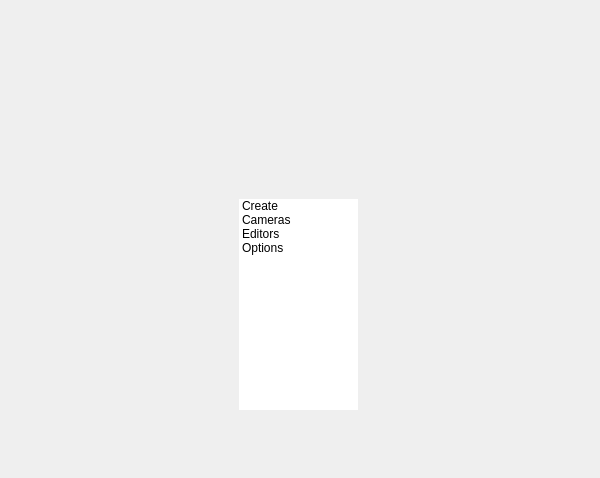
<?xml version="1.0" encoding="UTF-8"?>
<ui version="4.0">
 <class>QtUi</class>
 <widget class="QMainWindow" name="QtUi">
  <property name="enabled">
   <bool>true</bool>
  </property>
  <property name="geometry">
   <rect>
    <x>0</x>
    <y>0</y>
    <width>600</width>
    <height>478</height>
   </rect>
  </property>
  <property name="sizePolicy">
   <sizepolicy hsizetype="Ignored" vsizetype="Ignored">
    <horstretch>0</horstretch>
    <verstretch>0</verstretch>
   </sizepolicy>
  </property>
  <property name="minimumSize">
   <size>
    <width>0</width>
    <height>0</height>
   </size>
  </property>
  <property name="maximumSize">
   <size>
    <width>16777215</width>
    <height>16777215</height>
   </size>
  </property>
  <property name="cursor">
   <cursorShape>ArrowCursor</cursorShape>
  </property>
  <property name="windowTitle">
   <string>Toolkit</string>
  </property>
  <property name="whatsThis">
   <string>cameras_lower</string>
  </property>
  <property name="tabShape">
   <enum>QTabWidget::Triangular</enum>
  </property>
  <property name="dockNestingEnabled">
   <bool>true</bool>
  </property>
  <property name="dockOptions">
   <set>QMainWindow::AllowNestedDocks|QMainWindow::AllowTabbedDocks|QMainWindow::AnimatedDocks|QMainWindow::ForceTabbedDocks</set>
  </property>
  <widget class="QWidget" name="mainWindow">
   <property name="sizePolicy">
    <sizepolicy hsizetype="Ignored" vsizetype="Ignored">
     <horstretch>0</horstretch>
     <verstretch>0</verstretch>
    </sizepolicy>
   </property>
   <layout class="QGridLayout" name="gridLayout">
    <item row="0" column="0">
     <widget class="QWidget" name="staticWindow" native="true">
      <widget class="TreeWidgetExpandableList" name="tree000">
       <property name="geometry">
        <rect>
         <x>230</x>
         <y>190</y>
         <width>119</width>
         <height>211</height>
        </rect>
       </property>
       <property name="layoutDirection">
        <enum>Qt::LeftToRight</enum>
       </property>
       <property name="frameShape">
        <enum>QFrame::NoFrame</enum>
       </property>
       <property name="frameShadow">
        <enum>QFrame::Plain</enum>
       </property>
       <property name="verticalScrollBarPolicy">
        <enum>Qt::ScrollBarAlwaysOff</enum>
       </property>
       <property name="horizontalScrollBarPolicy">
        <enum>Qt::ScrollBarAlwaysOff</enum>
       </property>
       <property name="sizeAdjustPolicy">
        <enum>QAbstractScrollArea::AdjustToContents</enum>
       </property>
       <property name="selectionMode">
        <enum>QAbstractItemView::NoSelection</enum>
       </property>
       <property name="indentation">
        <number>0</number>
       </property>
       <property name="itemsExpandable">
        <bool>false</bool>
       </property>
       <property name="headerHidden">
        <bool>true</bool>
       </property>
       <property name="expandsOnDoubleClick">
        <bool>false</bool>
       </property>
       <property name="columnCount">
        <number>5</number>
       </property>
       <attribute name="headerVisible">
        <bool>false</bool>
       </attribute>
       <column>
        <property name="text">
         <string notr="true">root</string>
        </property>
       </column>
       <column>
        <property name="text">
         <string>Editors</string>
        </property>
       </column>
       <column>
        <property name="text">
         <string>Cameras</string>
        </property>
       </column>
       <column>
        <property name="text">
         <string>Create</string>
        </property>
       </column>
       <column>
        <property name="text">
         <string>Options</string>
        </property>
       </column>
       <item>
        <property name="text">
         <string>Create</string>
        </property>
        <property name="text">
         <string/>
        </property>
        <property name="text">
         <string/>
        </property>
        <property name="text">
         <string>Custom Camera</string>
        </property>
        <property name="text">
         <string>Group Cameras</string>
        </property>
       </item>
       <item>
        <property name="text">
         <string>Cameras</string>
        </property>
        <property name="text">
         <string/>
        </property>
        <property name="text">
         <string/>
        </property>
        <property name="text">
         <string>Set Custom Camera</string>
        </property>
        <property name="text">
         <string>Adjust Clipping</string>
        </property>
       </item>
       <item>
        <property name="text">
         <string>Editors</string>
        </property>
        <property name="text">
         <string/>
        </property>
        <property name="text">
         <string/>
        </property>
        <property name="text">
         <string>Camera From View</string>
        </property>
        <property name="text">
         <string>Toggle Safe Frames</string>
        </property>
       </item>
       <item>
        <property name="text">
         <string>Options</string>
        </property>
        <property name="text">
         <string/>
        </property>
        <property name="text">
         <string/>
        </property>
        <property name="text">
         <string/>
        </property>
        <property name="text">
         <string/>
        </property>
       </item>
      </widget>
      <widget class="QPushButton" name="i000">
       <property name="geometry">
        <rect>
         <x>240</x>
         <y>190</y>
         <width>96</width>
         <height>21</height>
        </rect>
       </property>
       <property name="minimumSize">
        <size>
         <width>0</width>
         <height>21</height>
        </size>
       </property>
       <property name="maximumSize">
        <size>
         <width>999</width>
         <height>21</height>
        </size>
       </property>
       <property name="whatsThis">
        <string>cameras_lower</string>
       </property>
      </widget>
      <zorder>i000</zorder>
      <zorder>tree000</zorder>
     </widget>
    </item>
   </layout>
  </widget>
 </widget>
 <customwidgets>
  <customwidget>
   <class>TreeWidgetExpandableList</class>
   <extends>QTreeWidget</extends>
   <header>qtreewidget_expandablelist.h</header>
  </customwidget>
 </customwidgets>
 <resources/>
 <connections/>
 <designerdata>
  <property name="gridDeltaX">
   <number>5</number>
  </property>
  <property name="gridDeltaY">
   <number>10</number>
  </property>
  <property name="gridSnapX">
   <bool>true</bool>
  </property>
  <property name="gridSnapY">
   <bool>true</bool>
  </property>
  <property name="gridVisible">
   <bool>true</bool>
  </property>
 </designerdata>
</ui>
